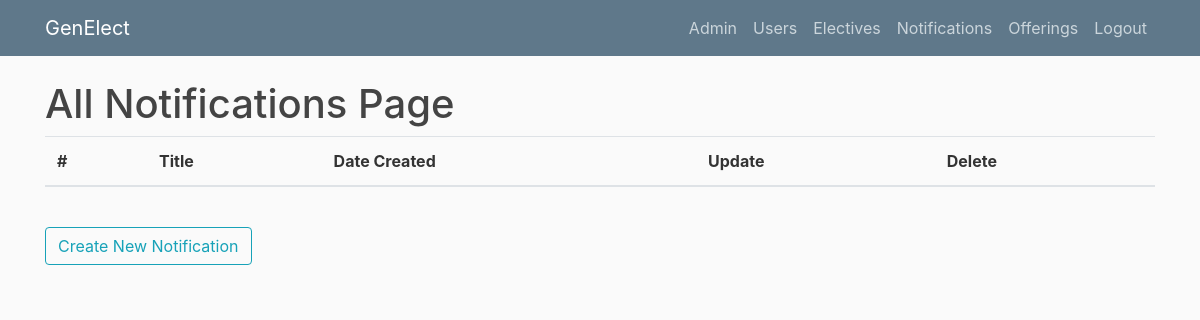
/allnotifications (signed in), run on an earlier commit of the app's database.
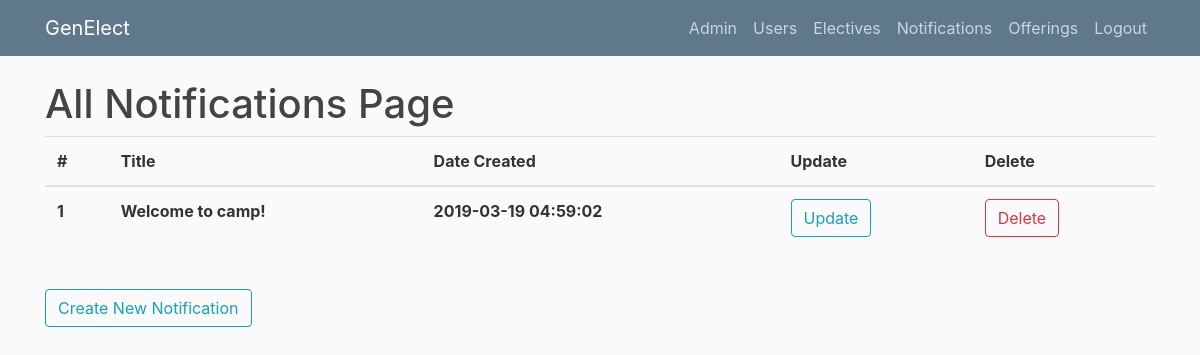
And on a later commit of the database.
### genElect/models.py (models this page shows)
class Base(db.Model):
    __abstract__ = True
    id = db.Column(db.Integer, primary_key=True, autoincrement=True)
    date_created = db.Column(db.DateTime, default=db.func.current_timestamp())
    date_modified = db.Column(db.DateTime, default=db.func.current_timestamp(),
            onupdate=db.func.current_timestamp())

class Notifications(Base):
    title = db.Column(db.String(100))
    notification = db.Column(db.String(1000))

### genElect/__init__.py (the view)
@app.route("/allnotifications")
def allnotifications():
    if current_user.is_authenticated and current_user.role == "admin":
        notifications = Notifications.query.all()
        return render_template('allnotifications.html', notifications=notifications, title="Notifications")
    else:
        return render_template('denied.html')

### genElect/__init__.py (called while the page is built)
@login_manager.user_loader
def load_user(user_id):
    return Users.query.get(int(user_id))

### genElect/templates/allnotifications.html
{% extends "layout.html" %}
{% block content %}
    <h1>All Notifications Page</h1>
	<table class="table">
	  <thead>
	    <tr>
	      <th scope="col">#</th>
	      <th scope="col">Title</th>
	      <th scope="col">Date Created</th>
	      <th scope="col">Update</th>
	      <th scope="col">Delete</th>
	    </tr>
	  </thead>
	  <tbody>
	  	{% for notification in notifications %}
	    <tr>
	      <th scope="row">{{notification.id}}</th>
	      <th scope="row">{{notification.title}}</th>
	      <th scope="row">{{notification.date_created}}</th>
	      <th scope="row"><button type="button" onclick="window.location.href = '/editnotification/{{notification.id}}'" class="btn btn-outline-info">Update</button></th>
	      <th scope="row"><button type="button" onclick="window.location.href = '/deletenotification/{{notification.id}}'" class="btn btn-outline-danger">Delete</button></th>
	    </tr>
	    {% endfor %}
	  </tbody>
	</table>
    <br>
    <button type="button" onclick="window.location.href = '/createnotification'" class="btn btn-outline-info">Create New Notification</button>
{% endblock content %}

What changed in the data, as far as the page shows it:
added Notifications: id "1", title "Welcome to camp!", date_created "2019-03-19 04:59:02"
